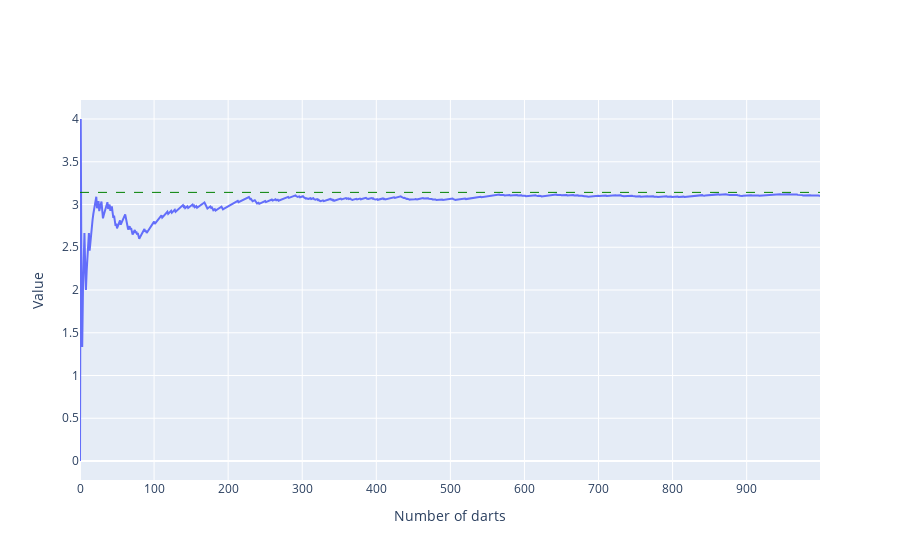

The notebook cell saved with this chart:
### Code cell
import math
fig = go.Figure()

fig.add_trace(go.Scatter(x=df.index, y=df['Rolling Est'], mode='lines',name = 'estimate'))

fig.add_hline(y=math.pi, line_width=1, line_dash="dash", line_color="green", name = 'pi')

fig.update_layout(
    xaxis_title="Number of darts",
    yaxis_title="Value",
    hovermode="x unified"
)

fig.show()

### Figure 1 — Plotly figure (JSON) as saved in the notebook; plotly's stock layout.template omitted (floating-point values rounded to 4 significant figures; data arrays with more than 128 entries replaced by an {"elided": "..."} marker saying what was removed)
{"data": [{"mode": "lines", "name": "estimate", "type": "scatter", "x": {"elided": "1000 int values"}, "y": {"elided": "1000 float values"}}], "layout": {"hovermode": "x unified", "shapes": [{"line": {"color": "green", "dash": "dash", "width": 1}, "name": "pi", "type": "line", "x0": 0, "x1": 1, "xref": "x domain", "y0": 3.142, "y1": 3.142, "yref": "y"}], "xaxis": {"title": {"text": "Number of darts"}}, "yaxis": {"title": {"text": "Value"}}}}
